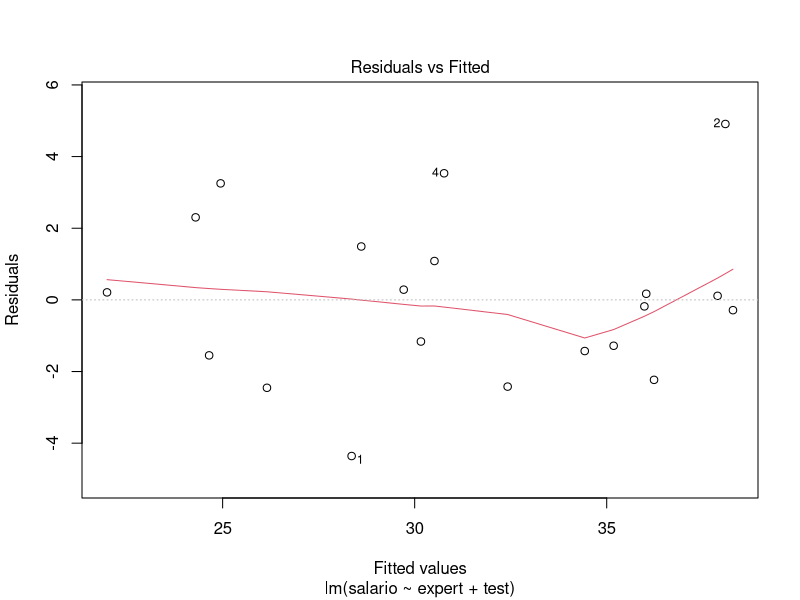
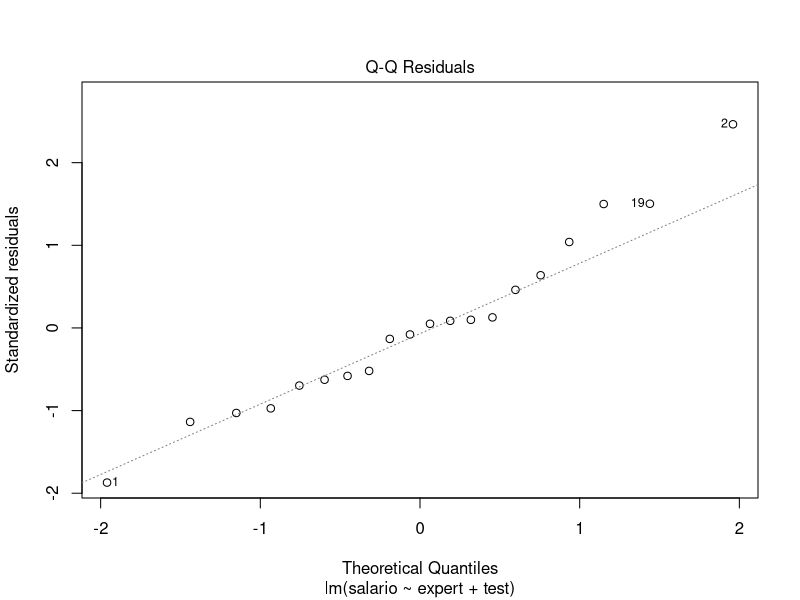
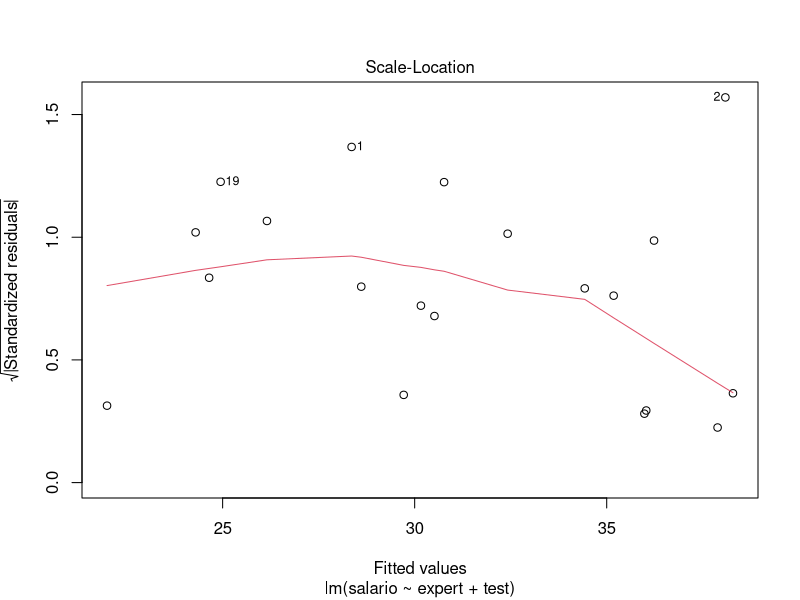
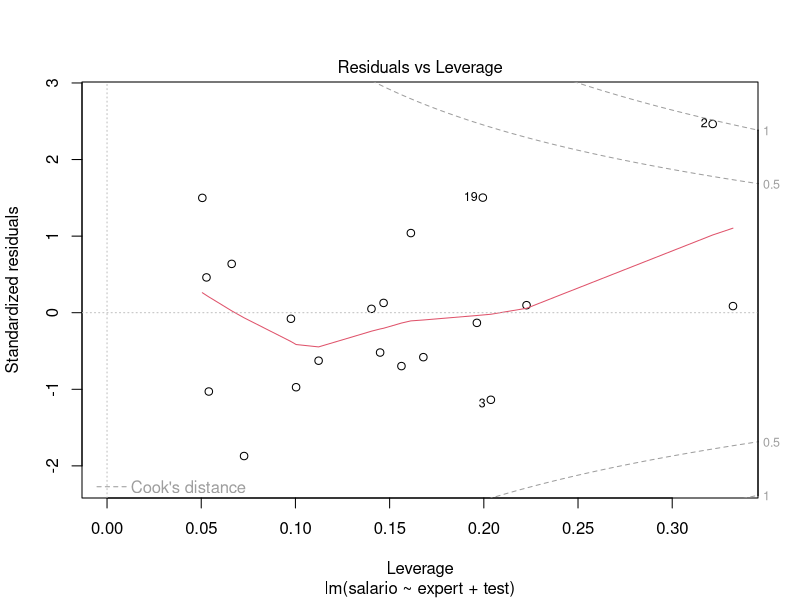

Write the R code that produced these figures, in order.
expert <- c(4,7,1,5,8,10,0,1,6,6,
           9,2,10,5,6,8,4,6,3,3)

test <- c(78,100,86,82,86,84,75,80,
          83,91,88,73,75,81,74,87,79,94,70,89)

salario <- c(24,43,23.7,34.3,35.8,38,22.2,23.1,
             30,33,38,26.6,36.2,31.6,29,34,30.1,33.9,28.2,30)
modelo = lm(salario~expert+test)
plot(modelo)
cor(salario, expert)
cor(salario, test)
summary(modelo)

# salario = 3.17 +1.40expert + 0.25test
#          (6.16) (0.20)       (0.08)


#salario = +1.40expert + 0.25test

#Multiple 0.8342
#Adjusted R-Squared
anova(modelo)



#MODELOS NO LINEALES
#función nls